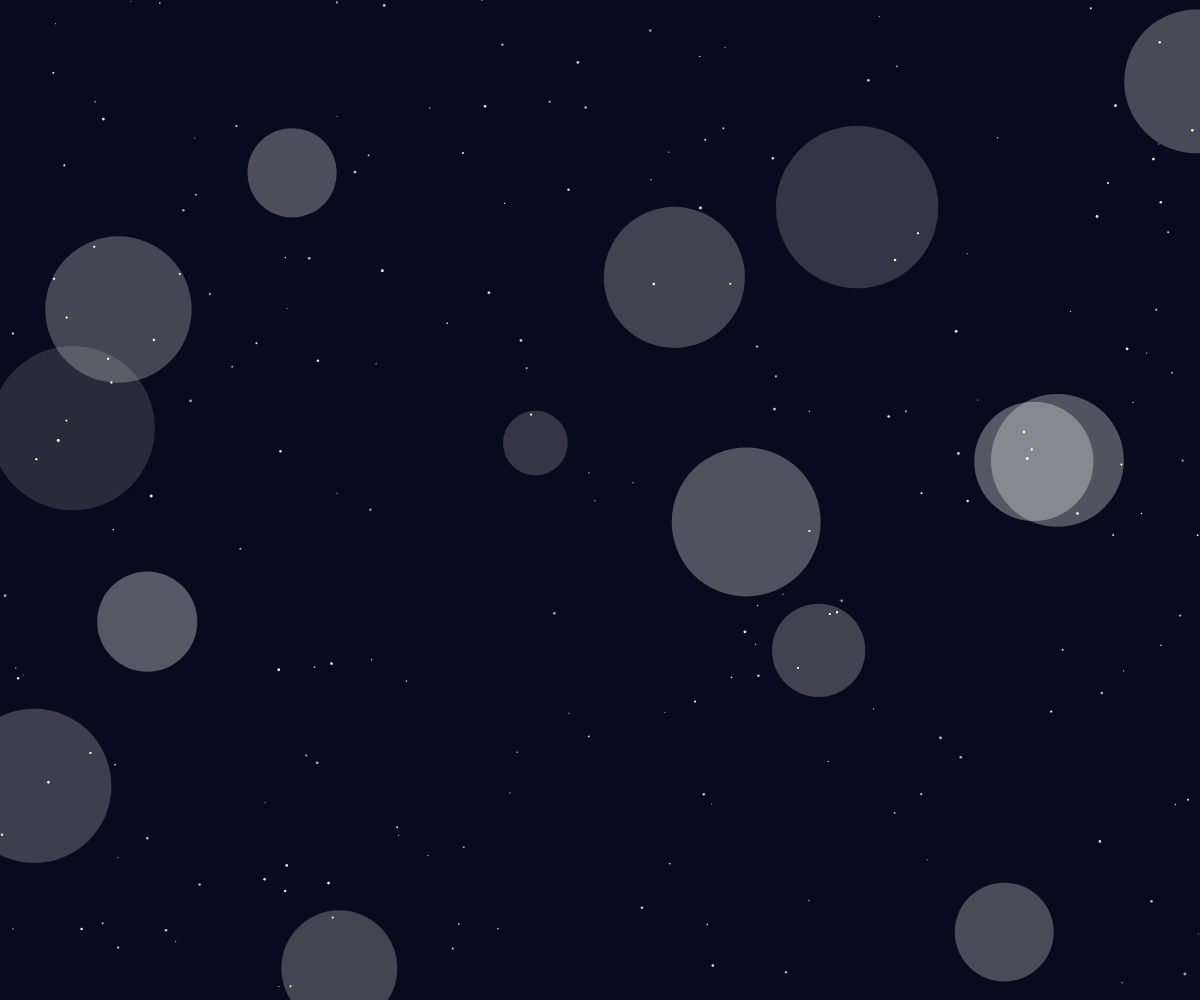
Frame 1 (no input)
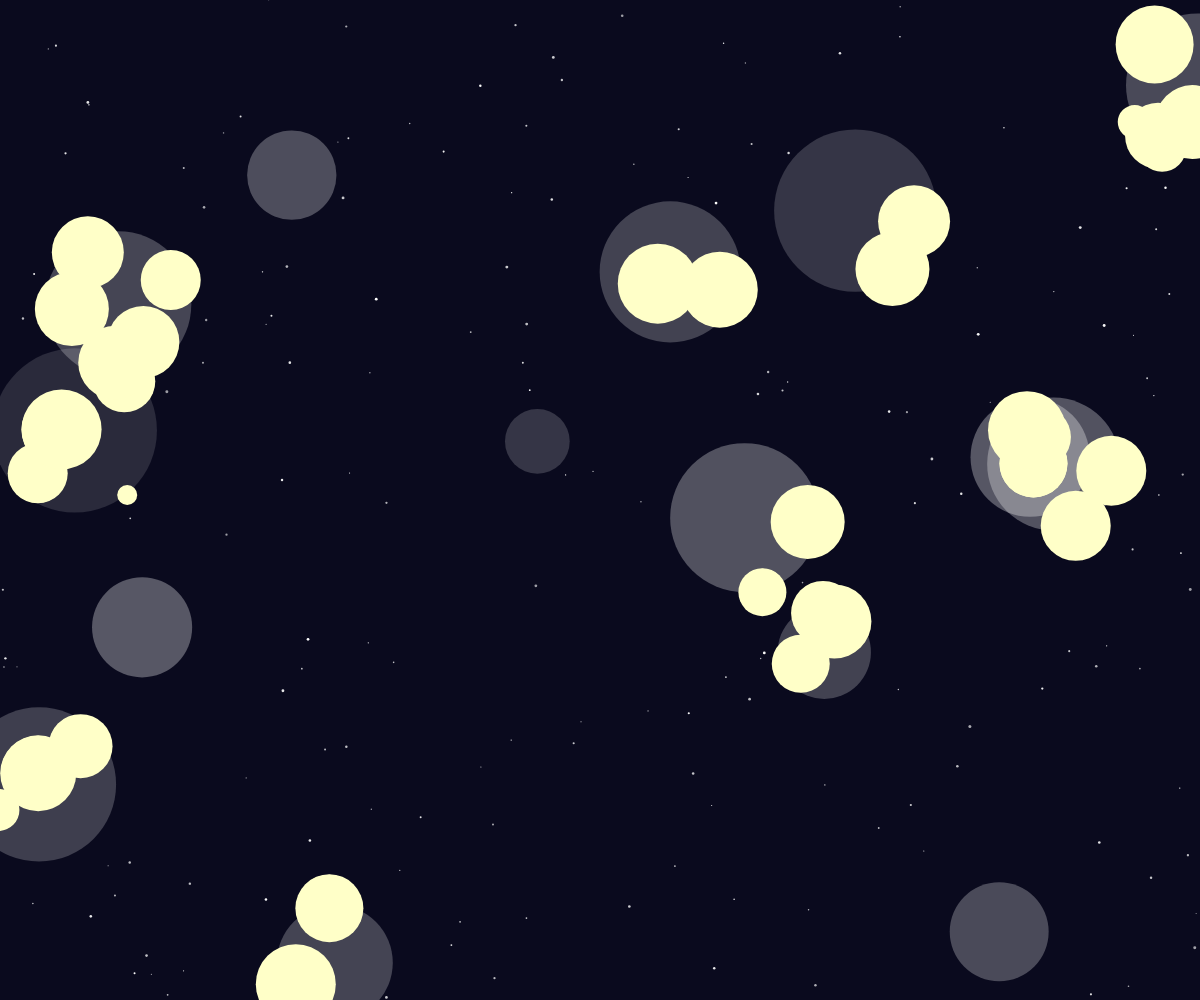
Frame 60 (no input)
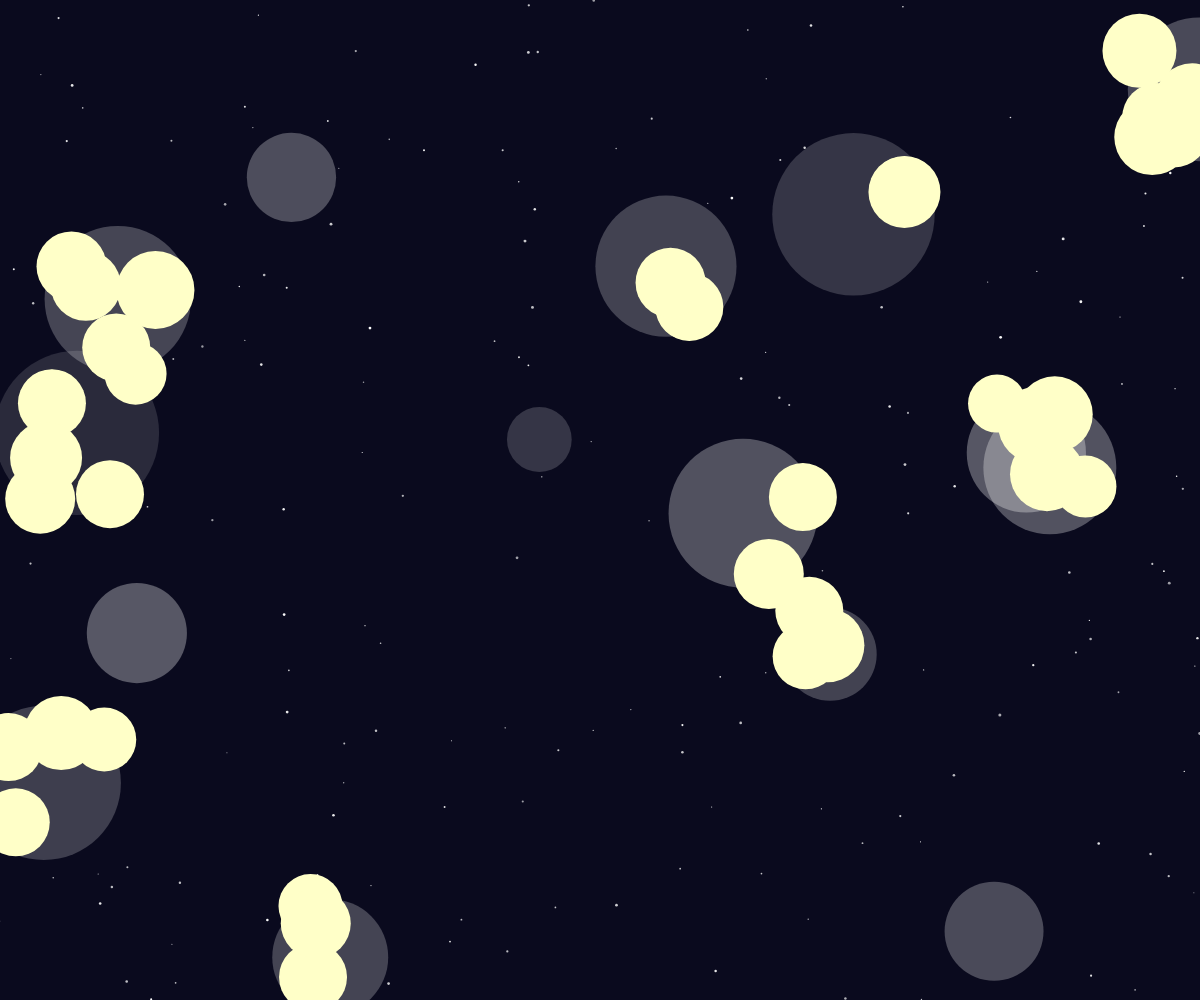
Frame 120 (the mouse pressed at the canvas centre since frame 60)

The p5.js sketch that drew these frames (run headless with seeded random() and noise() and a simulated clock; from frame 60 on, the mouse is pressed at the canvas centre):

// p5.js sketch
// ── sketch.js
let circles = [];
let stars = [];
let flares = [];

class Circle {
  constructor() {
    this.reset();
  }
  
  reset() {
    this.x = random(width);
    this.y = random(height);
    this.size = random(50, 200);
    this.speedX = random(-0.1, 0.1);
    this.speedY = random(-0.1, 0.1);
    this.alpha = random(30, 80);
    this.color = color(255, 255, 255, this.alpha);
  }
  
  update() {
    this.x += this.speedX;
    this.y += this.speedY;
    
    if (this.x > width + this.size) this.x = -this.size;
    if (this.x < -this.size) this.x = width + this.size;
    if (this.y > height + this.size) this.y = -this.size;
    if (this.y < -this.size) this.y = height + this.size;
  }
  
  display() {
    noStroke();
    fill(this.color);
    ellipse(this.x, this.y, this.size);
  }
}

class Star {
  constructor() {
    this.reset();
  }
  
  reset() {
    this.x = random(width);
    this.y = random(height);
    this.size = random(1, 3);
    this.speedX = random(-0.5, 0.5);
    this.speedY = random(-0.5, 0.5);
    this.alpha = random(150, 255);
    this.color = color(255, 255, 255, this.alpha);
  }
  
  update() {
    this.x += this.speedX;
    this.y += this.speedY;
    
    if (this.x > width + this.size) this.x = -this.size;
    if (this.x < -this.size) this.x = width + this.size;
    if (this.y > height + this.size) this.y = -this.size;
    if (this.y < -this.size) this.y = height + this.size;
  }
  
  display() {
    noStroke();
    fill(this.color);
    ellipse(this.x, this.y, this.size);
  }
}

class Flare {
  constructor(x, y) {
    this.x = x;
    this.y = y;
    this.radius = 0;
    this.maxRadius = random(20, 40);
    this.alpha = 255;
    this.color = color(255, 255, 200, this.alpha);
  }
  
  update() {
    this.radius += 1;
    this.alpha -= 3;
  }
  
  isFinished() {
    return this.alpha <= 0 || this.radius > this.maxRadius;
  }
  
  display() {
    noStroke();
    fill(this.color);
    ellipse(this.x, this.y, this.radius * 2);
  }
}

function setup() {
  createCanvas(windowWidth, windowHeight);
  frameRate(30);
  
  // Create circles
  for (let i = 0; i < 15; i++) {
    circles.push(new Circle());
  }
  
  // Create stars
  for (let i = 0; i < 200; i++) {
    stars.push(new Star());
  }
}

function draw() {
  background(10, 10, 30);
  
  // Update and display circles
  for (let circle of circles) {
    circle.update();
    circle.display();
  }
  
  // Update and display stars
  for (let star of stars) {
    star.update();
    star.display();
  }
  
  // Check for collisions between circles and stars
  for (let circle of circles) {
    for (let star of stars) {
      let d = dist(circle.x, circle.y, star.x, star.y);
      if (d < circle.size/2 + star.size/2) {
        flares.push(new Flare(star.x, star.y));
      }
    }
  }
  
  // Update and display flares
  for (let i = flares.length - 1; i >= 0; i--) {
    flares[i].update();
    flares[i].display();
    
    if (flares[i].isFinished()) {
      flares.splice(i, 1);
    }
  }
}

function windowResized() {
  resizeCanvas(windowWidth, windowHeight);
}
